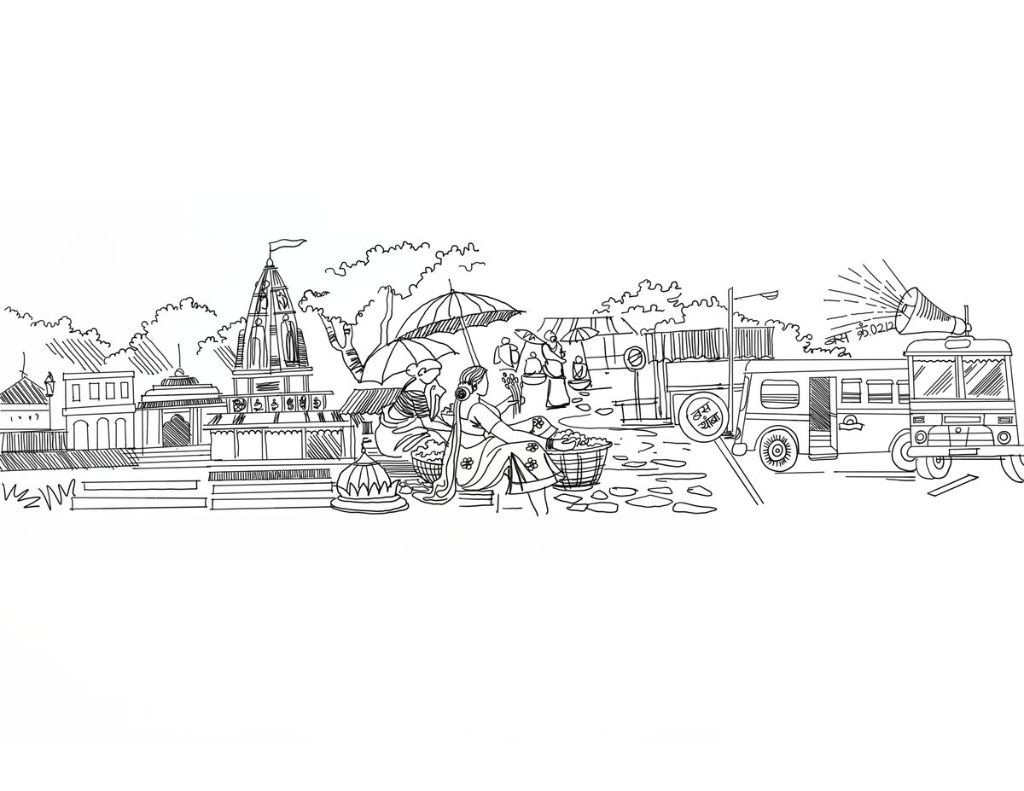
#> input picture src/assets/hero/nashik-sketch.png, 1024 x 791 px, found by its file name
$ python process-sketch.py
#> lines starting #> are read from the running program, lines starting #| are printed output that depends on the picture; after the words box and inside, x2 and y2 are one past the last pixel; in counts of white or black regions, pixels touching at a corner belong together
import os
from PIL import Image, ImageChops

source_path = r"d:\CODINGG PROJECTSSS\KUMBH PARK\src\assets\hero\nashik-sketch.png"
out_dir = r"d:\CODINGG PROJECTSSS\KUMBH PARK\src\assets\hero"

img = Image.open(source_path).convert("RGBA")
#> img is the input picture: PIL image 1024x791 RGBA; mean R, G, B, A 242, 242.1, 242.1, 255

# Convert to grayscale to find artwork bounding box
gray = img.convert("L")
inverted = ImageChops.invert(gray)
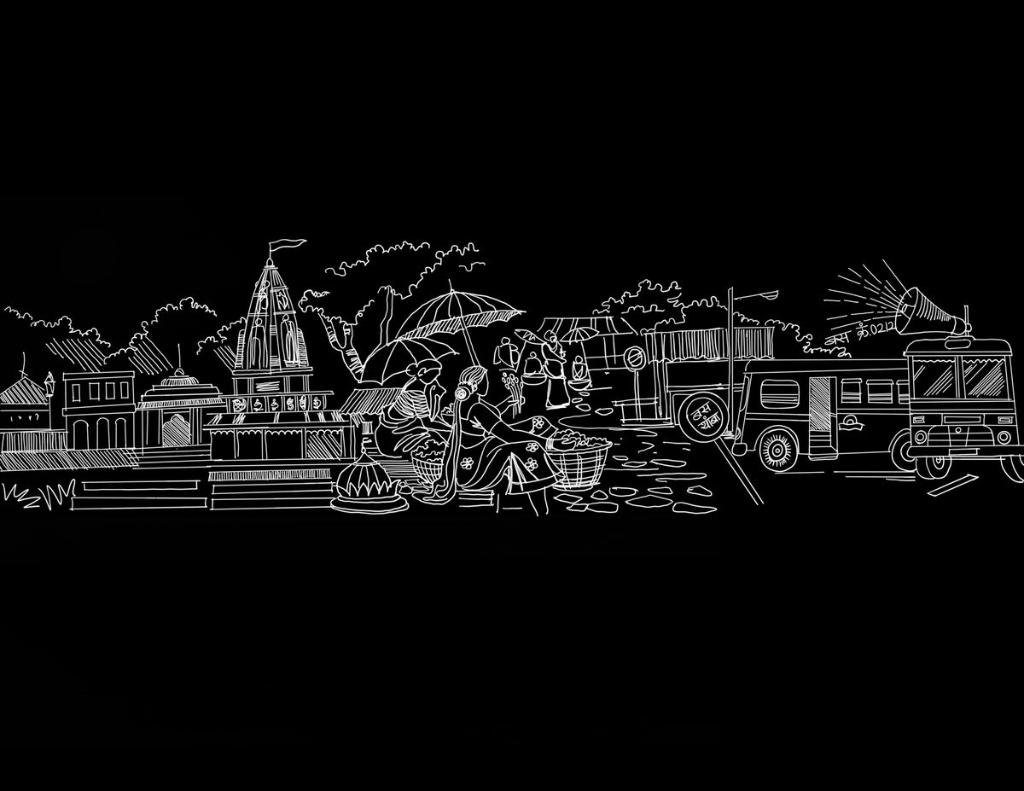
#> inverted: PIL image 1024x791 L; min 0, max 255, mean 12.9
thresholded = inverted.point(lambda p: 255 if p > 15 else 0)
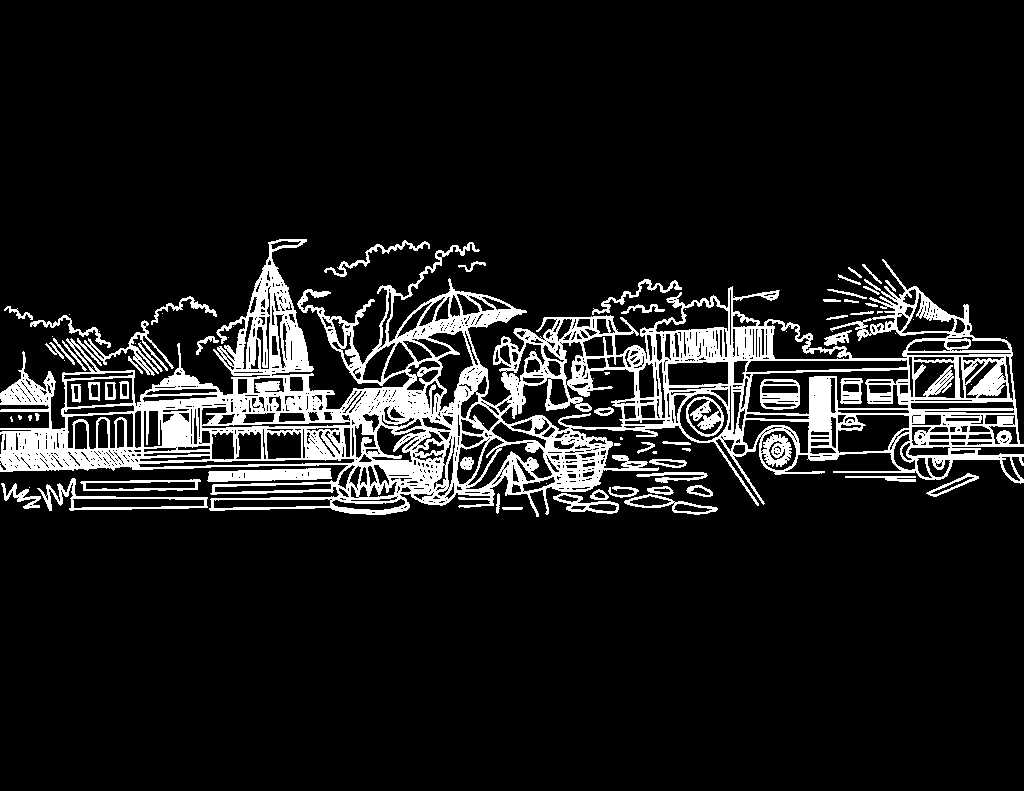
#> thresholded: PIL image 1024x791 L; 10.9% white; 88 white regions (31 under 20 px), largest, box (x1, y1, x2, y2) and area: (0, 239, 1024, 517) 75067, (207, 468, 332, 482) 1334, (37, 478, 208, 511) 1134
bbox = thresholded.getbbox()
#> bbox = (0, 239, 1024, 517)
print(f"Artwork bounding box: {bbox}")
#| Artwork bounding box: (0, 239, 1024, 517)

w, h = img.size
#> w = 1024; h = 791
pad = 10
crop_box = (
    max(0, bbox[0] - pad),
    max(0, bbox[1] - pad),
    min(w, bbox[2] + pad),
    min(h, bbox[3] + pad)
)
#> crop_box = (0, 229, 1024, 527)
cropped = img.crop(crop_box)
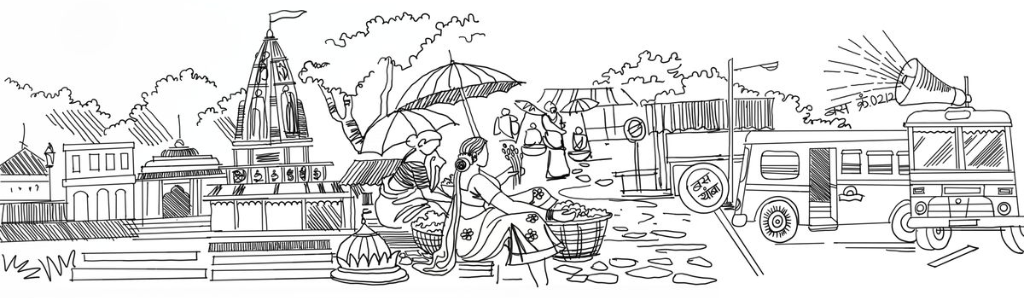
#> cropped: PIL image 1024x298 RGBA; mean R, G, B, A 220.8, 220.9, 220.8, 255
print(f"Cropped size: {cropped.size}")
#| Cropped size: (1024, 298)

# Build transparent alpha channel:
# White pixels (>= 245) become completely transparent
# Black lines remain crisp dark ink (#1B1B1B)
cropped_gray = cropped.convert("L")

def calc_alpha(val):
    if val >= 245:
        return 0
    elif val <= 50:
        return 255
    else:
        return int(255 * (245 - val) / 195)

alpha = cropped_gray.point(calc_alpha)
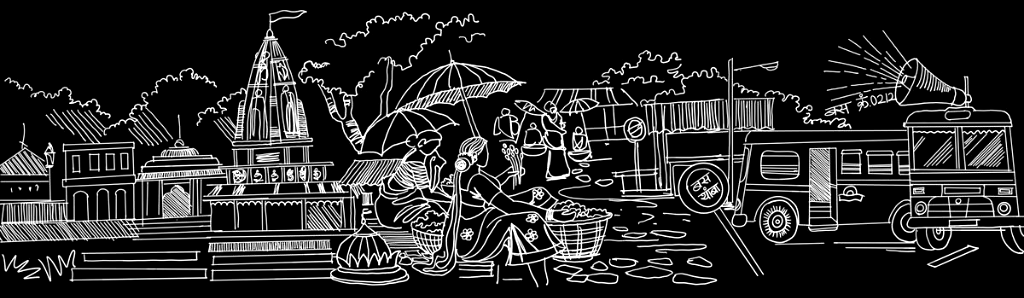
#> alpha: PIL image 1024x298 L; min 0, max 255, mean 38.9

# Create ink colored image (#1B1B1B) with calculated alpha
ink_solid = Image.new("RGBA", cropped.size, (27, 27, 27, 255))
ink_img = Image.composite(ink_solid, Image.new("RGBA", cropped.size, (0, 0, 0, 0)), alpha)

# 1. Desktop version: 2000px wide
target_w_desktop = 2000
aspect = cropped.height / cropped.width
#> aspect = 0.291
target_h_desktop = int(target_w_desktop * aspect)
#> target_h_desktop = 582
desktop_img = ink_img.resize((target_w_desktop, target_h_desktop), Image.Resampling.LANCZOS)
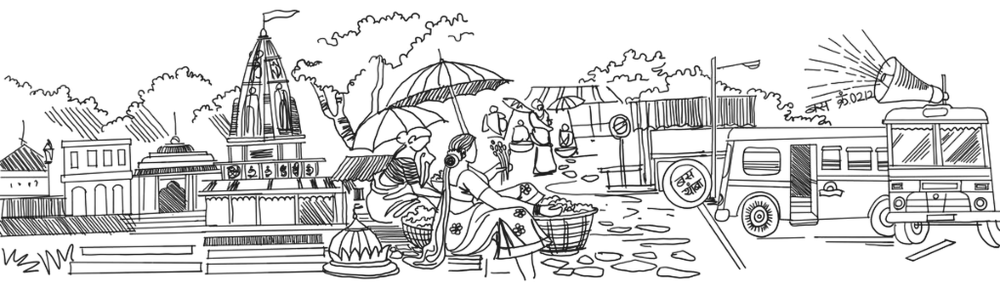
#> desktop_img: PIL image 2000x582 RGBA (shown at 1/2 size); mean R, G, B, A 5.5, 5.5, 5.5, 39.8; transparent parts drawn white
desktop_path = os.path.join(out_dir, "nashik-sketch-2000.webp")
desktop_img.save(desktop_path, "WEBP", quality=82, method=6)
print(f"Saved {desktop_path}: {desktop_img.size}, {os.path.getsize(desktop_path) / 1024:.1f} KB")
#| Saved d:\CODINGG PROJECTSSS\KUMBH PARK\src\assets\hero/nashik-sketch-2000.webp: (2000, 582), 433.8 KB

# 2. Mobile version: 1000px wide
target_w_mobile = 1000
target_h_mobile = int(target_w_mobile * aspect)
#> target_h_mobile = 291
mobile_img = ink_img.resize((target_w_mobile, target_h_mobile), Image.Resampling.LANCZOS)
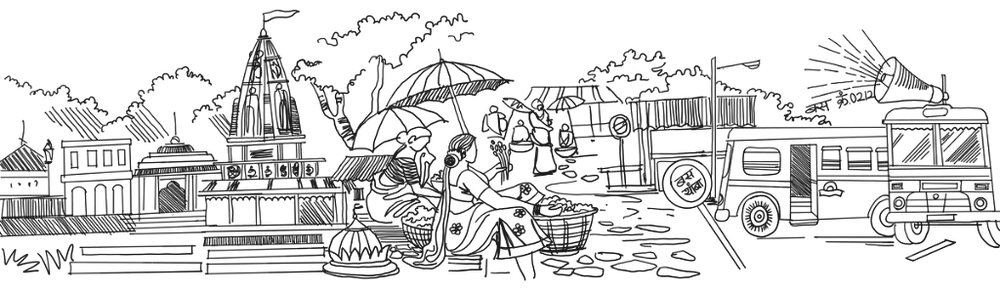
#> mobile_img: PIL image 1000x291 RGBA; mean R, G, B, A 5.5, 5.5, 5.5, 39.8; transparent parts drawn white
mobile_path = os.path.join(out_dir, "nashik-sketch-1000.webp")
#> (the run stopped early here; a loop or call above may not have finished)
